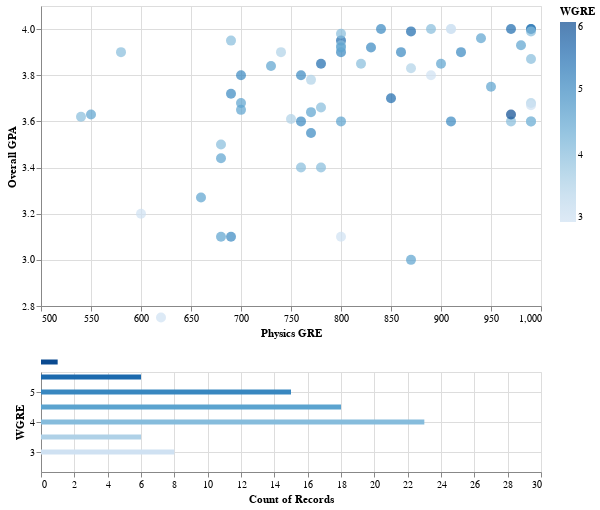

The code cell stored with this chart in its notebook:
### Code cell
#2014 data
brush = alt.selection(type='interval')

points = alt.Chart().mark_circle(size=100).encode(
    alt.X('PGRE', scale=alt.Scale(domain=(500,1000)), axis=alt.Axis(title='Physics GRE')),
    alt.Y('a_GPA', scale=alt.Scale(domain=(2.8,4.1)), axis=alt.Axis(title='Overall GPA')),
    color=alt.condition(brush, 'WGRE', alt.value('lightgray'))
).properties(
    selection=brush,
    width=500
)

bars = alt.Chart().mark_bar().encode(
    alt.X('count(WGRE):Q', scale=alt.Scale(domain=(0,30))),
    alt.Y('WGRE:Q', scale=alt.Scale(domain=(2.5,5.5))),
    color='WGRE'
).transform_filter(
    brush.ref() 
).properties(
    width=500,
    height=100
)

chart = alt.vconcat(points, bars, data=df14)
chart
# chart.savechart('pgre.html')

### Figure 1 — Vega-Lite specification as saved in the notebook (floating-point values rounded to 4 significant figures)
{"$schema": "https://vega.github.io/schema/vega-lite/v2.json", "config": {"view": {"height": 300, "width": 400}}, "data": {"values": [{"PGRE": 740, "QGRE": 163, "VGRE": 161, "WGRE": 3.5, "a_GPA": 3.9, "major_GPA": 4}, {"PGRE": 810, "QGRE": 168, "VGRE": 153, "WGRE": 3, "a_GPA": null, "major_GPA": 3.2}, {"PGRE": 700, "QGRE": 164, "VGRE": 168, "WGRE": 5, "a_GPA": 3.8, "major_GPA": 3.9}, {"PGRE": 980, "QGRE": 168, "VGRE": 166, "WGRE": 4, "a_GPA": null, "major_GPA": null}, {"PGRE": 830, "QGRE": 167, "VGRE": 156, "WGRE": 5, "a_GPA": 3.92, "major_GPA": 3.95}, {"PGRE": 800, "QGRE": null, "VGRE": null, "WGRE": null, "a_GPA": 3, "major_GPA": 3.08}, {"PGRE": 580, "QGRE": 155, "VGRE": 156, "WGRE": 4, "a_GPA": 3.9, "major_GPA": 3.9}, {"PGRE": 970, "QGRE": 170, "VGRE": null, "WGRE": null, "a_GPA": 4, "major_GPA": 4}, {"PGRE": 800, "QGRE": 170, "VGRE": 157, "WGRE": 5, "a_GPA": 3.9, "major_GPA": 4}, {"PGRE": 620, "QGRE": 157, "VGRE": 140, "WGRE": 3, "a_GPA": 2.75, "major_GPA": 3}, {"PGRE": 940, "QGRE": 164, "VGRE": 170, "WGRE": 4.5, "a_GPA": 3.96, "major_GPA": 4}, {"PGRE": 990, "QGRE": 170, "VGRE": 165, "WGRE": 4, "a_GPA": 3.87, "major_GPA": 3.85}, {"PGRE": null, "QGRE": 161, "VGRE": null, "WGRE": null, "a_GPA": 3.3, "major_GPA": 3.2}, {"PGRE": 980, "QGRE": 170, "VGRE": 165, "WGRE": 4, "a_GPA": null, "major_GPA": null}, {"PGRE": 680, "QGRE": 169, "VGRE": 166, "WGRE": 4, "a_GPA": 3.5, "major_GPA": 3.5}, {"PGRE": 550, "QGRE": 155, "VGRE": 158, "WGRE": 4.5, "a_GPA": 3.63, "major_GPA": 3.5}, {"PGRE": 780, "QGRE": 159, "VGRE": 158, "WGRE": 4, "a_GPA": 3.66, "major_GPA": null}, {"PGRE": null, "QGRE": 164, "VGRE": 168, "WGRE": 5, "a_GPA": 3.98, "major_GPA": 3.98}, {"PGRE": 990, "QGRE": 168, "VGRE": 162, "WGRE": 4.5, "a_GPA": 4, "major_GPA": 4}, {"PGRE": 990, "QGRE": 167, "VGRE": 158, "WGRE": 3.5, "a_GPA": 3.68, "major_GPA": 3.7}, {"PGRE": 630, "QGRE": 161, "VGRE": 156, "WGRE": 4, "a_GPA": null, "major_GPA": 3.54}, {"PGRE": 670, "QGRE": 168, "VGRE": 167, "WGRE": 4.5, "a_GPA": null, "major_GPA": null}, {"PGRE": 690, "QGRE": 163, "VGRE": 160, "WGRE": 4, "a_GPA": 3.95, "major_GPA": 3.98}, {"PGRE": 700, "QGRE": 166, "VGRE": 165, "WGRE": 4.5, "a_GPA": 3.65, "major_GPA": 3.6}, {"PGRE": 920, "QGRE": 170, "VGRE": 169, "WGRE": 5, "a_GPA": 3.9, "major_GPA": 3.9}, {"PGRE": null, "QGRE": null, "VGRE": null, "WGRE": 4, "a_GPA": 3.5, "major_GPA": 3.3}, {"PGRE": 870, "QGRE": 170, "VGRE": 161, "WGRE": 5.5, "a_GPA": 3.99, "major_GPA": 4}, {"PGRE": 770, "QGRE": 162, "VGRE": 159, "WGRE": 5, "a_GPA": 3.55, "major_GPA": 3.8}, {"PGRE": 990, "QGRE": 163, "VGRE": 155, "WGRE": 4, "a_GPA": 3.6, "major_GPA": 3.7}, {"PGRE": 760, "QGRE": 164, "VGRE": 162, "WGRE": 5, "a_GPA": 3.8, "major_GPA": 3.92}, {"PGRE": 970, "QGRE": 157, "VGRE": 162, "WGRE": 4, "a_GPA": 3.6, "major_GPA": 3.8}, {"PGRE": 800, "QGRE": 162, "VGRE": 161, "WGRE": 4.5, "a_GPA": 3.6, "major_GPA": 3.6}, {"PGRE": 800, "QGRE": 161, "VGRE": 159, "WGRE": 5.5, "a_GPA": 3.95, "major_GPA": 3.95}, {"PGRE": 850, "QGRE": 164, "VGRE": 165, "WGRE": 5.5, "a_GPA": 3.7, "major_GPA": 3.5}, {"PGRE": 690, "QGRE": 166, "VGRE": 163, "WGRE": 5, "a_GPA": 3.72, "major_GPA": 3.8}, {"PGRE": 800, "QGRE": 161, "VGRE": 161, "WGRE": 4, "a_GPA": 3.93, "major_GPA": 3.96}, {"PGRE": 900, "QGRE": 169, "VGRE": 168, "WGRE": 4.5, "a_GPA": 3.85, "major_GPA": 3.85}, {"PGRE": 990, "QGRE": 168, "VGRE": 163, "WGRE": 4, "a_GPA": 3.6, "major_GPA": null}, {"PGRE": 970, "QGRE": 170, "VGRE": 166, "WGRE": 6, "a_GPA": 3.63, "major_GPA": 3.75}, {"PGRE": 760, "QGRE": 168, "VGRE": 162, "WGRE": 5, "a_GPA": 3.6, "major_GPA": 3.6}, {"PGRE": 860, "QGRE": 169, "VGRE": 168, "WGRE": 5, "a_GPA": 3.9, "major_GPA": 3.9}, {"PGRE": null, "QGRE": null, "VGRE": null, "WGRE": 4, "a_GPA": 3.8, "major_GPA": 3.8}, {"PGRE": 950, "QGRE": 168, "VGRE": 164, "WGRE": 4.5, "a_GPA": 3.75, "major_GPA": 3.85}, {"PGRE": 910, "QGRE": 164, "VGRE": 155, "WGRE": 3, "a_GPA": 4, "major_GPA": 4}, {"PGRE": 840, "QGRE": 168, "VGRE": 160, "WGRE": 5, "a_GPA": 4, "major_GPA": 4}, {"PGRE": 800, "QGRE": 170, "VGRE": 163, "WGRE": 4.5, "a_GPA": 3.92, "major_GPA": 3.98}, {"PGRE": null, "QGRE": 169, "VGRE": 159, "WGRE": 4, "a_GPA": 3.98, "major_GPA": 3.98}, {"PGRE": 890, "QGRE": 162, "VGRE": 160, "WGRE": 3, "a_GPA": 3.8, "major_GPA": 3.8}, {"PGRE": 750, "QGRE": 162, "VGRE": 155, "WGRE": 3.5, "a_GPA": 3.61, "major_GPA": 3.75}, {"PGRE": 700, "QGRE": 164, "VGRE": 162, "WGRE": 4.5, "a_GPA": 3.68, "major_GPA": null}, {"PGRE": 780, "QGRE": 163, "VGRE": 165, "WGRE": 5.5, "a_GPA": 3.85, "major_GPA": 3.8}, {"PGRE": 680, "QGRE": 163, "VGRE": 151, "WGRE": 4.5, "a_GPA": 3.44, "major_GPA": null}, {"PGRE": 920, "QGRE": 170, "VGRE": 157, "WGRE": 4, "a_GPA": null, "major_GPA": null}, {"PGRE": 870, "QGRE": 169, "VGRE": 159, "WGRE": 3.5, "a_GPA": 3.83, "major_GPA": 3.84}, {"PGRE": 690, "QGRE": 170, "VGRE": 169, "WGRE": 5, "a_GPA": 3.1, "major_GPA": 3.4}, {"PGRE": 990, "QGRE": 168, "VGRE": 168, "WGRE": 5.5, "a_GPA": 4, "major_GPA": 3.98}, {"PGRE": 770, "QGRE": 165, "VGRE": 167, "WGRE": 3.5, "a_GPA": 3.78, "major_GPA": 3.78}, {"PGRE": 760, "QGRE": 166, "VGRE": 166, "WGRE": 4, "a_GPA": 3.4, "major_GPA": null}, {"PGRE": 770, "QGRE": 166, "VGRE": 168, "WGRE": 4.5, "a_GPA": 3.64, "major_GPA": 3.66}, {"PGRE": 990, "QGRE": 167, "VGRE": 153, "WGRE": 3, "a_GPA": 3.67, "major_GPA": 3.48}, {"PGRE": 910, "QGRE": 169, "VGRE": 169, "WGRE": 5, "a_GPA": 3.6, "major_GPA": 3.9}, {"PGRE": 680, "QGRE": 166, "VGRE": 157, "WGRE": 4.5, "a_GPA": 3.1, "major_GPA": null}, {"PGRE": 840, "QGRE": 163, "VGRE": 165, "WGRE": 5, "a_GPA": null, "major_GPA": null}, {"PGRE": 980, "QGRE": 164, "VGRE": 167, "WGRE": 4.5, "a_GPA": 3.93, "major_GPA": 4}, {"PGRE": 660, "QGRE": 161, "VGRE": 165, "WGRE": 4.5, "a_GPA": 3.27, "major_GPA": null}, {"PGRE": null, "QGRE": null, "VGRE": 169, "WGRE": 5, "a_GPA": 4, "major_GPA": null}, {"PGRE": 890, "QGRE": 169, "VGRE": 168, "WGRE": 4, "a_GPA": 4, "major_GPA": 4}, {"PGRE": 820, "QGRE": 170, "VGRE": 167, "WGRE": 4, "a_GPA": 3.85, "major_GPA": 3.8}, {"PGRE": 600, "QGRE": 156, "VGRE": 151, "WGRE": 3, "a_GPA": 3.2, "major_GPA": null}, {"PGRE": null, "QGRE": 168, "VGRE": 152, "WGRE": 3.5, "a_GPA": 3.92, "major_GPA": 3.91}, {"PGRE": 780, "QGRE": 165, "VGRE": 163, "WGRE": 4, "a_GPA": 3.4, "major_GPA": 3.4}, {"PGRE": 730, "QGRE": 164, "VGRE": 162, "WGRE": 4.5, "a_GPA": 3.84, "major_GPA": null}, {"PGRE": 540, "QGRE": 153, "VGRE": 154, "WGRE": 4, "a_GPA": 3.62, "major_GPA": 3.6}, {"PGRE": 990, "QGRE": 170, "VGRE": 154, "WGRE": 4, "a_GPA": 3.99, "major_GPA": null}, {"PGRE": 800, "QGRE": 167, "VGRE": 159, "WGRE": 4, "a_GPA": 3.98, "major_GPA": 4}, {"PGRE": 800, "QGRE": 165, "VGRE": 161, "WGRE": 3, "a_GPA": 3.1, "major_GPA": 3.7}, {"PGRE": 870, "QGRE": 168, "VGRE": 157, "WGRE": 4.5, "a_GPA": 3, "major_GPA": 4}, {"PGRE": 970, "QGRE": 170, "VGRE": 169, "WGRE": 5.5, "a_GPA": 4, "major_GPA": 4}, {"PGRE": 910, "QGRE": 164, "VGRE": 155, "WGRE": 3, "a_GPA": 4, "major_GPA": 4}, {"PGRE": 870, "QGRE": 168, "VGRE": 162, "WGRE": 4.5, "a_GPA": null, "major_GPA": null}]}, "vconcat": [{"encoding": {"color": {"condition": {"field": "WGRE", "selection": "selector103", "type": "quantitative"}, "value": "lightgray"}, "x": {"axis": {"title": "Physics GRE"}, "field": "PGRE", "scale": {"domain": [500, 1000]}, "type": "quantitative"}, "y": {"axis": {"title": "Overall GPA"}, "field": "a_GPA", "scale": {"domain": [2.8, 4.1]}, "type": "quantitative"}}, "mark": {"size": 100, "type": "circle"}, "selection": {"selector103": {"encodings": ["x", "y"], "mark": {"fill": "#333", "fillOpacity": 0.125, "stroke": "white"}, "on": "[mousedown, window:mouseup] > window:mousemove!", "resolve": "global", "translate": "[mousedown, window:mouseup] > window:mousemove!", "type": "interval", "zoom": "wheel!"}}, "width": 500}, {"encoding": {"color": {"field": "WGRE", "type": "quantitative"}, "x": {"aggregate": "count", "field": "WGRE", "scale": {"domain": [0, 30]}, "type": "quantitative"}, "y": {"field": "WGRE", "scale": {"domain": [2.5, 5.5]}, "type": "quantitative"}}, "height": 100, "mark": "bar", "transform": [{"filter": {"selection": "selector103"}}], "width": 500}]}
